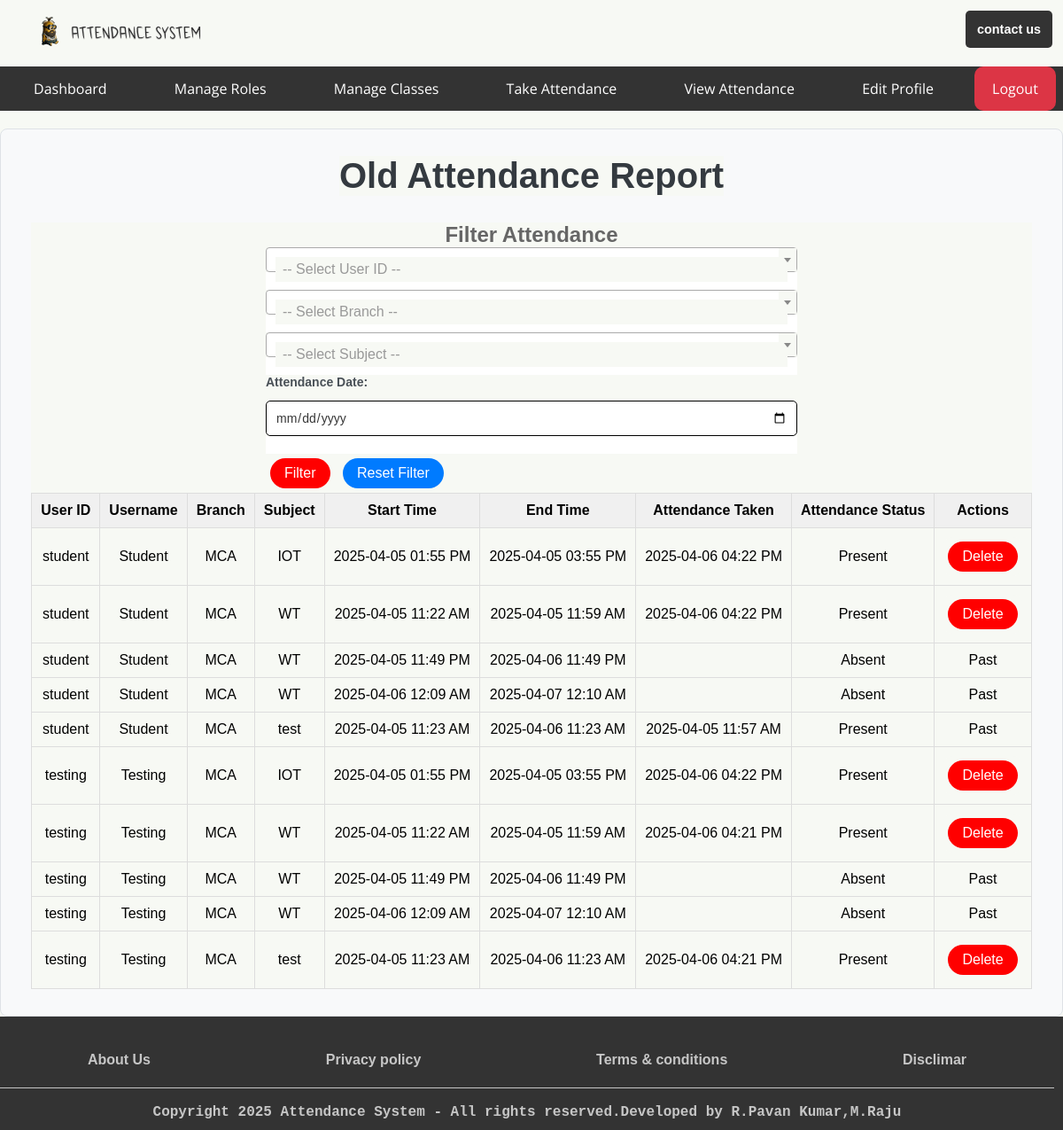
Page /admin/view_attendance/old_attendance_all (signed in) on the committed database.
### app.py (models this page shows, shortened)
class User(db.Model):
    userid = db.Column(db.String(10), primary_key=True, unique=True, nullable=False)
    username = db.Column(db.String(150), nullable=False)
    password_hash = db.Column(db.String(150), nullable=False)
    role = db.Column(db.String(50), nullable=False)

class SubjectsClasses(db.Model):  # Renamed to SubjectsClasses
    id = db.Column(db.Integer, primary_key=True)
    Branch = db.Column(db.String(200), nullable=False)
    Subject = db.Column(db.String(200), nullable=False)
    Start_Time = db.Column(db.DateTime, nullable=False)
    End_Time = db.Column(db.DateTime, nullable=False)
    date_created = db.Column(db.DateTime, default=datetime.utcnow)
    completed = db.Column(db.Integer, default=0)

class Attendance(db.Model):
    id = db.Column(db.Integer, primary_key=True)
    subject_id = db.Column(db.Integer)
    user_id = db.Column(db.String(10))
    date_time = db.Column(db.DateTime, default=datetime.utcnow)

### app.py (the view, shortened to what this page needs)
@app.route('/<role>/view_attendance/old_attendance_all', methods=['GET', 'POST'])
@role_required(['admin', 'teacher'])
def old_attendance_all(role):
    students = User.query.filter_by(role='student').order_by(User.userid).all()
    subjects_classes = SubjectsClasses.query.order_by(SubjectsClasses.Branch, SubjectsClasses.Subject).all()
    attendance_records = Attendance.query.order_by(Attendance.date_time.desc()).all()
    search_userid = request.form.get('userid')
    search_branch = request.form.get('branch')
    search_subject = request.form.get('subject')
    search_date = request.form.get('attendance_date')
    filtered_attendance_data = []
    now_utc = datetime.utcnow()  # Get the current UTC time on the server
    for student in students:
        for subject_class in subjects_classes:
            user_match = not search_userid or search_userid.lower() in student.userid.lower()
            branch_match = not search_branch or search_branch.lower() in subject_class.Branch.lower()
            subject_match = not search_subject or search_subject.lower() in subject_class.Subject.lower()
            date_match = True
            if user_match and branch_match and subject_match:
                latest_attendance = Attendance.query.filter(
                    Attendance.user_id == student.userid,
                    Attendance.subject_id == subject_class.id
                ).order_by(Attendance.date_time.desc()).first()
                attendance_taken = latest_attendance.date_time if latest_attendance else None
                attendance_status = 'Present' if latest_attendance else 'Absent'
                attendance_id = latest_attendance.id if latest_attendance else None
                is_future = attendance_taken > now_utc if attendance_taken else False
                if search_date:
                    if date_match:
                        filtered_attendance_data.append({
                            'userid': student.userid,
                            'username': student.username,
                            'branch': subject_class.Branch,
                            'subject': subject_class.Subject,
                            'start_time': subject_class.Start_Time,  # As stored in DB
                            'end_time': subject_class.End_Time,    # As stored in DB
                            'attendance_taken': attendance_taken,  # As stored in DB
                            'attendance_status': attendance_status,
                            'attendance_id': attendance_id,
                            'is_future': is_future
                        })
                else:
                    filtered_attendance_data.append({
                        'userid': student.userid,
                        'username': student.username,
                        'branch': subject_class.Branch,
                        'subject': subject_class.Subject,
                        'start_time': subject_class.Start_Time,  # As stored in DB
                        'end_time': subject_class.End_Time,    # As stored in DB
                        'attendance_taken': attendance_taken,  # As stored in DB
                        'attendance_status': attendance_status,
                        'attendance_id': attendance_id,
                        'is_future': is_future
                    })
    return render_template(f'auth/dashboards/{role}/attendance/old_attendance_all.html',
                           students=students, subjects_classes=subjects_classes,
                           attendance_data=filtered_attendance_data, role=role)

### app.py (called while the page is built)
def role_required(roles):
    if not isinstance(roles, list):
        roles = [roles]  # Ensure roles is a list
    def decorator(func):
        @wraps(func)
        def wrapper(*args, **kwargs):
            if 'username' not in session:
                return redirect(url_for('login'))
            user = User.query.filter_by(username=session['username']).first()
            if user.role not in roles:  # Check if the user's role is in the allowed roles list
                return redirect(url_for('index'))  # Redirect to the home page if unauthorized
            return func(*args, **kwargs)
        return wrapper
    return decorator

### templates/auth/dashboards/admin/attendance/old_attendance_all.html (shortened to what this page needs)
{% extends 'base/base_admin.html' %}
{% block body %}
<main class="take-attendance-main">
    <h1>Old Attendance Report</h1>
    <div style="overflow-x: auto; max-width: 100%;">
        <section class="filter-section">
            <form method="POST" id="form-sec" class="attendance-form">
                <div class="form-group">
                    <h2>Filter Attendance</h2>
                </div>
                <div class="form-group">
                </div>
                <div class="form-group">
                </div>
                <div class="form-group">
                    <label for="attendance_date">Attendance Date:</label>
                    <input type="date" id="attendance_date" name="attendance_date" value="{{ request.form.attendance_date }}">
                </div>
                <div class="form-actions">
                    <button type="submit"  class="delete">Filter</button>
                    <a href="{{ url_for('old_attendance_all', role=role) }}" id="update" class="button secondary">Reset Filter</a>
                </div>
            </form>
        </section>
        {% if attendance_data %}
            <div style="overflow-x: auto; max-width: 100%;">
                <table class="attendance-table">
                    <thead>
                        <tr>
                            <th>User ID</th>
                            <th>Username</th>
                            <th>Branch</th>
                            <th>Subject</th>
                            <th>Start Time</th>
                            <th>End Time</th>
                            <th>Attendance Taken</th>
                            <th>Attendance Status</th>
                            <th class="actions-column">Actions</th>
                        </tr>
                    </thead>
                    <tbody>
                        {% for record in attendance_data %}
                            <tr>
                                <td>{{ record.userid }}</td>
                                <td>{{ record.username }}</td>
                                <td>{{ record.branch }}</td>
                                <td>{{ record.subject }}</td>
                                <td>{{ record.start_time.strftime('%Y-%m-%d %I:%M %p') if record.start_time }}</td>
                                <td>{{ record.end_time.strftime('%Y-%m-%d %I:%M %p') if record.end_time }}</td>
                                <td>{{ record.attendance_taken.strftime('%Y-%m-%d %I:%M %p') if record.attendance_taken }}</td>
                                <td class="{{ 'absent' if record.attendance_status == 'Absent' else 'present' }}">{{ record.attendance_status }}</td>
                                <td class="actions-column">
                                    {% if record.is_future %}
                                        <form method="POST" action="{{ url_for('delete_attendance', role=role, attendance_id=record.attendance_id) }}" class="role-form">
                                            <button type="submit" class="delete" onclick="return confirm('Are you sure you want to delete this future attendance record?')">Delete</button>
                                        </form>
                                    {% else %}
                                        <span class="past-record">Past</span>
                                    {% endif %}
                                </td>
                            </tr>
                        {% endfor %}
                    </tbody>
                </table>
            </div>
        {% else %}
            <p class="no-records">No old attendance records found.</p>
        {% endif %}
    </div>
    <link href="https://cdnjs.cloudflare.com/ajax/libs/select2/4.0.13/css/select2.min.css" rel="stylesheet" />
</main>
{% endblock %}

### static/styles/index.css (style rules this page uses)
* { background: #f7f9f4; font-family: 'Arial', sans-serif; margin: 0; padding: 0; box-sizing: border-box; font-size: 1rem; text-decoration: none; }
a { background: transparent; }
main { display: flex; justify-content: start; align-items: center; flex-direction: column; padding: 3% 0; width: 100%; min-height: 60vh; }
a { text-decoration: none; }
a.button { background-color: #333; color: #fff; border: none; padding: 10px 20px; font-size: 16px; text-decoration: none; cursor: pointer; }
form { width: 300px; max-width: 500px; margin: 40px auto; padding: 20px; border: 1px solid #ddd; border-radius: 10px; box-shadow: 0 0 10px rgba(0, 0, 0, 0.1); }
label { display: block; margin-bottom: 10px; }
table { margin: 0 auto; border-collapse: collapse; border-spacing: 0; width: 100%; border: 1px solid #ddd; }
th, td { border: 1px solid #ddd; padding: 10px; text-align: center; }
th { background-color: #f0f0f0; }
h1 { text-align: center; font-size: 2.5rem; color: #333; }
h2 { text-align: center; font-size: 1.5rem; color: #666; }
form.role-form { width: auto; max-width: auto; margin: 0 auto; padding: 0 0 0 0; border: none; border-radius: none; box-shadow: none; display: flex; }
#form-sec { width: auto; max-width: auto; margin: 0 auto; padding: 0 0 0 0; border: none; border-radius: none; box-shadow: none; display: flex; background-color: #ffffff; display: block; margin-top: 0em; unicode-bidi: isolate; }
#update { display: inline-block; padding: 8px 16px; margin: 5px; border-radius: 20px; background-color: #007bff; color: #fff; text-decoration: none; -webkit-transition: background-color 0.3s ease; transition: background-color 0.3s ease; }
.delete { display: inline-block; padding: 8px 16px; margin: 5px; border-radius: 20px; background-color: #ff0000; color: #fff; text-decoration: none; -webkit-transition: background-color 0.3s ease; transition: background-color 0.3s ease; width: auto; border: none; box-shadow: none; }
.form-group { margin-bottom: 15px; }
.form-group label { display: block; color: #000000; font-size: 14px; }
.form-group input { width: 100%; padding: 10px; margin-top: 5px; background-color: #ffffff; border: 1px solid #000000; border-radius: 5px; color: #363636; font-size: 14px; }
button { width: 100%; padding: 10px; background-color: #ff7b00; border: none; border-radius: 5px; color: white; font-size: 16px; cursor: pointer; margin-top: 15px; }
.take-attendance-main { padding: 30px; background-color: #f8f9fa; border: 1px solid #dee2e6; border-radius: 8px; margin-top: 20px; }
.take-attendance-main h1 { color: #343a40; margin-bottom: 30px; text-align: center; }
.attendance-form { max-width: 600px; margin: 0 auto; }
.form-group { margin-bottom: 20px; }
.form-group label { display: block; margin-bottom: 8px; font-weight: bold; color: #495057; }

### rows in the picture
User: userid "student" "student" "student" "student" "student", username "Student" "Student" "Student" "Student" "Student"
SubjectsClasses: branch "MCA" "MCA", subject "IOT" "IOT", start_time "2025-04-05 01:55 PM" "2025-04-05 01:55 PM", end_time "2025-04-05 03:55 PM" "2025-04-05 03:55 PM"
Attendance: attendance_taken "2025-04-06 04:22 PM"
SubjectsClasses: branch "MCA" "MCA", subject "WT" "WT", start_time "2025-04-05 11:22 AM" "2025-04-05 11:22 AM", end_time "2025-04-05 11:59 AM" "2025-04-05 11:59 AM"
Attendance: attendance_taken "2025-04-06 04:22 PM"
SubjectsClasses: branch "MCA" "MCA", subject "WT" "WT", start_time "2025-04-05 11:49 PM" "2025-04-05 11:49 PM", end_time "2025-04-06 11:49 PM" "2025-04-06 11:49 PM"
SubjectsClasses: branch "MCA" "MCA", subject "WT" "WT", start_time "2025-04-06 12:09 AM" "2025-04-06 12:09 AM", end_time "2025-04-07 12:10 AM" "2025-04-07 12:10 AM"
SubjectsClasses: branch "MCA" "MCA", subject "test" "test", start_time "2025-04-05 11:23 AM" "2025-04-05 11:23 AM", end_time "2025-04-06 11:23 AM" "2025-04-06 11:23 AM"
Attendance: attendance_taken "2025-04-05 11:57 AM"
User: userid "testing" "testing" "testing" "testing" "testing", username "Testing" "Testing" "Testing" "Testing" "Testing"
Attendance: attendance_taken "2025-04-06 04:22 PM"
Attendance: attendance_taken "2025-04-06 04:21 PM"
Attendance: attendance_taken "2025-04-06 04:21 PM"

### other values in the picture
{{ record.attendance_status }} "Present" "Present" "Absent" "Absent" "Present" "Present" "Present" "Absent" "Absent" "Present"
